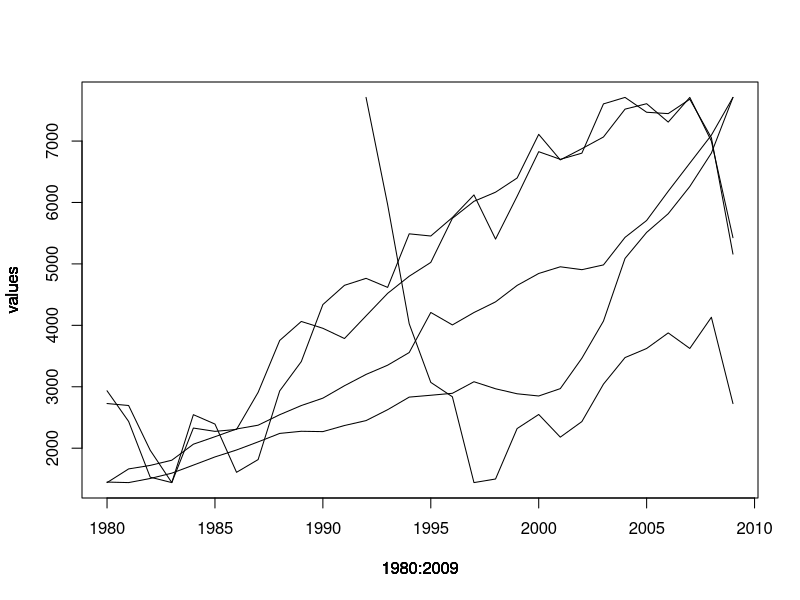

Write the R code that produced this figure. (Note: this script raises an error after producing the figure.)
setwd('~/Documents/Carbon data mission/')
a <- read.csv('C02_emissions.csv',skip=1,header=TRUE,na.strings=c('--',' ','NA'))
names(a) <- scan("C02_emissions.csv", what = character(), nlines=1,sep =',')

head(a)

# ind <- a$Country=="Japan"
# india <- a[ind,]
# plot(1980:2009,as.vector(as.matrix(india[6:35])),ylim=c(0,8000))

# fits <- list()
# for (i in a$Country){
#   ind <- a$Country== i
#   india <- a[ind,]
#   values <- as.numeric(as.vector(as.matrix(india[6:35])))
#   b <- lines(1980:2009,values)
# #  fits[[i]] <- b$coefficients
#   }


#c <- na.omit(a)
## only remove NA in column 1: Emissions rank in 2009 ## 
c <- a[complete.cases(a[,1]),]
countryLabels <- list()

for (i in seq_along((c$Country))){
  if (c[i,1] <= 5){
    india <- c[i,]
    values <- as.numeric(as.vector(as.matrix(india[6:35])))
    max_ind <- which.max(values)
    values <- values#/values[max_ind]
    append(countryLabels, c$Country[i],length(countryLabels))
    
    if (i == 1){
      plot(1980:2009,values,"l")
    }
    
    if (i > 1){
      par(new=T)
      plot(1980:2009,values,"l",axes=F)      
    }
  }  
}

legend(1983,7000,countryLabels)

#legend(2000,9.5, c("Health","Defense"), lty=c(1,1),lwd=c(2.5,2.5),col=c("blue","red")) 

